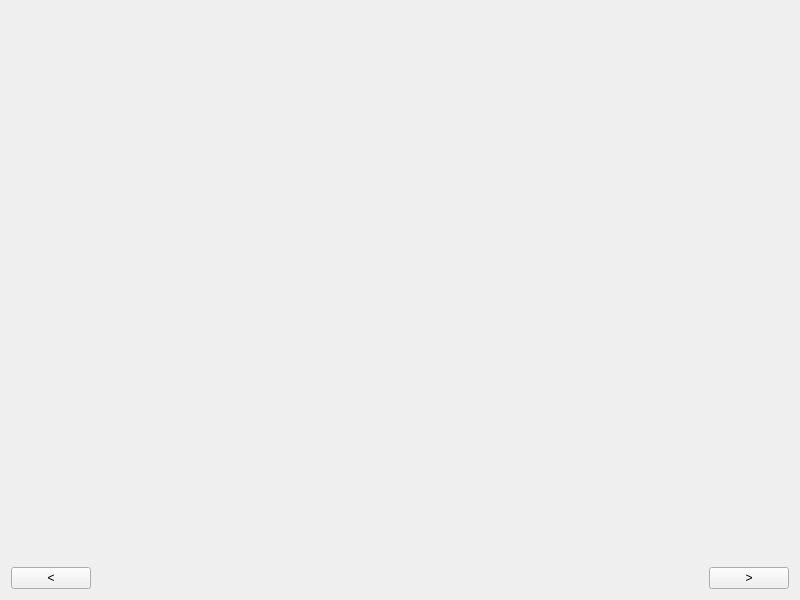
<?xml version="1.0" encoding="UTF-8"?>
<ui version="4.0">
 <class>Widget</class>
 <widget class="QWidget" name="Widget">
  <property name="geometry">
   <rect>
    <x>0</x>
    <y>0</y>
    <width>800</width>
    <height>600</height>
   </rect>
  </property>
  <property name="windowTitle">
   <string>Widget</string>
  </property>
  <layout class="QVBoxLayout" name="verticalLayout">
   <item>
    <widget class="QStackedWidget" name="stackedWidget">
     <property name="currentIndex">
      <number>3</number>
     </property>
     <widget class="QWidget" name="PaginationWidget"/>
     <widget class="QWidget" name="MarqueeWidget"/>
     <widget class="QWidget" name="SwitchButtonWidget"/>
     <widget class="QWidget" name="IpInputGroupWidget"/>
    </widget>
   </item>
   <item>
    <layout class="QHBoxLayout" name="horizontalLayout">
     <item>
      <widget class="QPushButton" name="up">
       <property name="text">
        <string>&lt;</string>
       </property>
      </widget>
     </item>
     <item>
      <spacer name="horizontalSpacer">
       <property name="orientation">
        <enum>Qt::Horizontal</enum>
       </property>
       <property name="sizeHint" stdset="0">
        <size>
         <width>40</width>
         <height>20</height>
        </size>
       </property>
      </spacer>
     </item>
     <item>
      <widget class="QPushButton" name="down">
       <property name="text">
        <string>&gt;</string>
       </property>
      </widget>
     </item>
    </layout>
   </item>
  </layout>
 </widget>
 <resources/>
 <connections/>
</ui>
